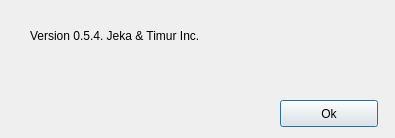
<?xml version="1.0" encoding="UTF-8"?>
<ui version="4.0">
 <class>AboutWindow</class>
 <widget class="QDialog" name="AboutWindow">
  <property name="geometry">
   <rect>
    <x>0</x>
    <y>0</y>
    <width>395</width>
    <height>138</height>
   </rect>
  </property>
  <property name="windowTitle">
   <string>AboutWindow</string>
  </property>
  <widget class="QPushButton" name="OkButton">
   <property name="geometry">
    <rect>
     <x>280</x>
     <y>100</y>
     <width>98</width>
     <height>27</height>
    </rect>
   </property>
   <property name="text">
    <string>Ok</string>
   </property>
  </widget>
  <widget class="QLabel" name="label">
   <property name="geometry">
    <rect>
     <x>30</x>
     <y>20</y>
     <width>241</width>
     <height>31</height>
    </rect>
   </property>
   <property name="text">
    <string>Version 0.5.4. Jeka &amp; Timur Inc.</string>
   </property>
  </widget>
 </widget>
 <resources/>
 <connections>
  <connection>
   <sender>OkButton</sender>
   <signal>clicked()</signal>
   <receiver>AboutWindow</receiver>
   <slot>close()</slot>
   <hints>
    <hint type="sourcelabel">
     <x>328</x>
     <y>113</y>
    </hint>
    <hint type="destinationlabel">
     <x>197</x>
     <y>68</y>
    </hint>
   </hints>
  </connection>
 </connections>
</ui>
